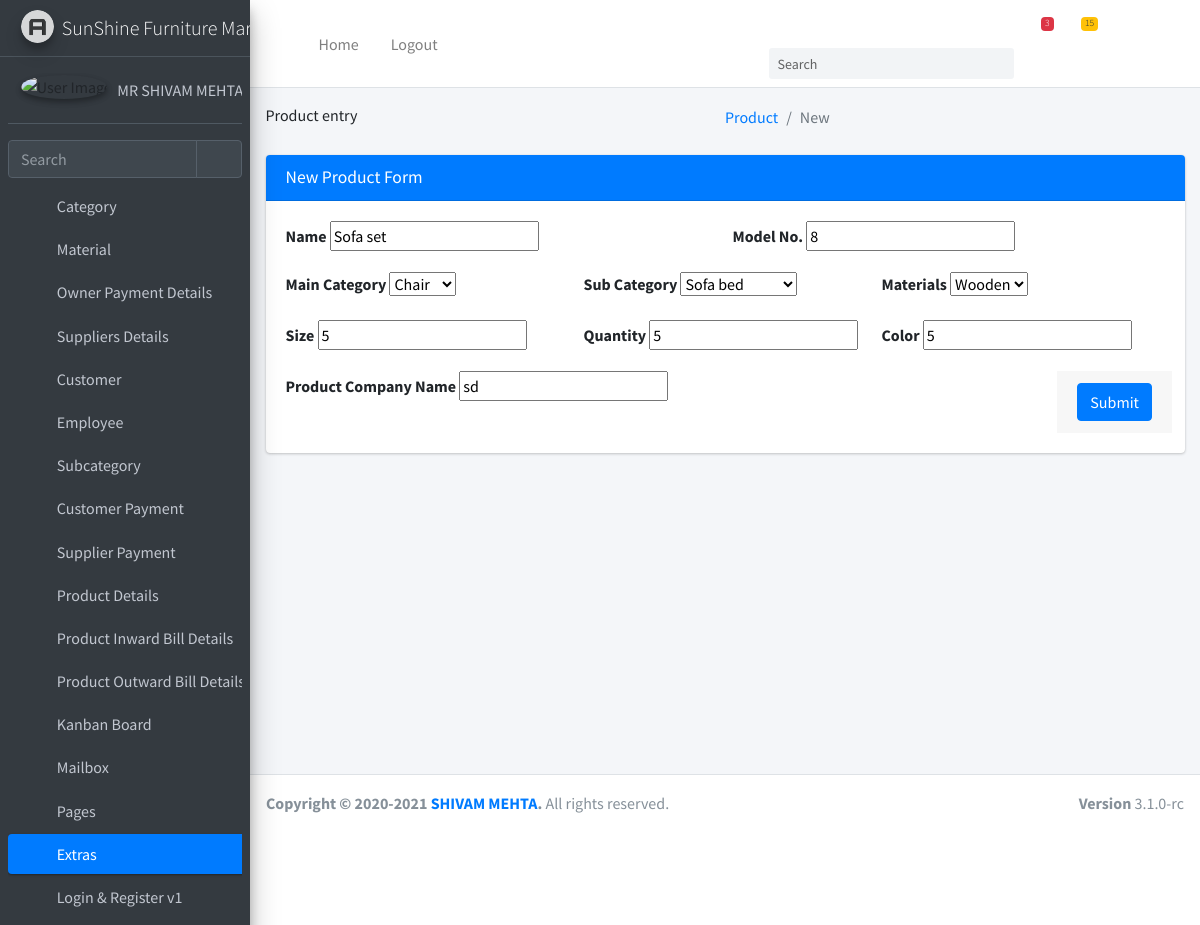
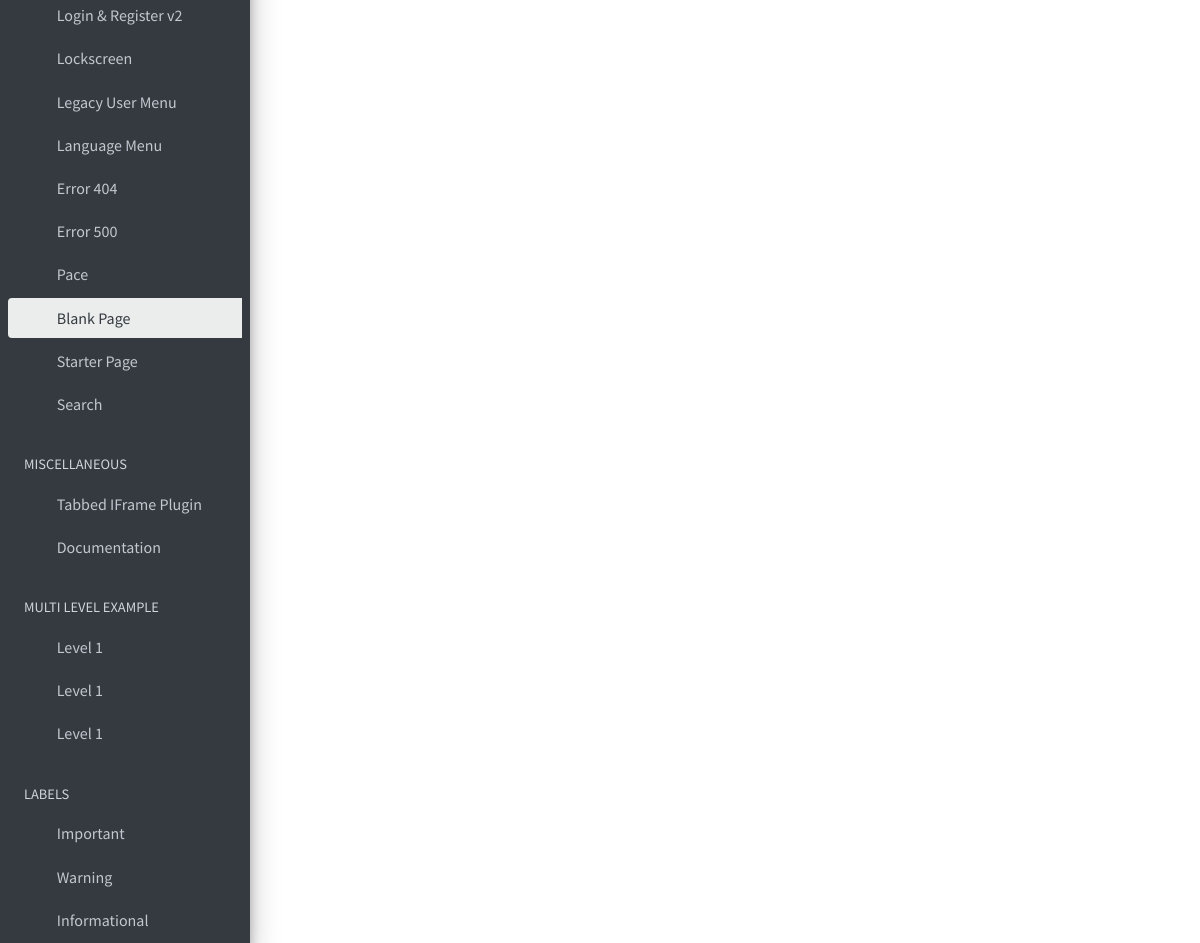
/product/update/5, run on the app's committed database (2 pictures, top to bottom).
### product/models.py (models this page shows, shortened)
class product(models.Model):
    name=models.CharField(max_length=100)
    serno=models.CharField(max_length=100)
    maincategory=models.ForeignKey(category,on_delete=models.CASCADE,related_name='category')
    size=models.CharField(max_length=100)
    color=models.CharField(max_length=100)
    qun=models.CharField(max_length=100)
    companyname=models.CharField(max_length=100)
    materials=models.ForeignKey(material,on_delete=models.CASCADE,related_name='material')
    subcategory=models.ForeignKey(subcategory,on_delete=models.CASCADE,related_name='subcategory')

### product/views.py (the view)
# urls.py: path("update/<int:pk>", Updateproduct.as_view(), name="product-update"),
class Updateproduct(UpdateView):
    model = product
    fields = '__all__'

### category/models.py (called while the page is built)
    def __str__(self):
        return f"{self.name}"

### material/models.py (called while the page is built)
    def __str__(self):
        return f"{self.name}"

### subcategory/models.py (called while the page is built)
    def __str__(self):
        return f"{self.name}"

### product/templates/product/product_form.html (shortened to what this page needs)
{% extends "users/layout.html" %}
{% load static %}
{% load crispy_forms_field %}
{% block extra_css %}
  <link rel="stylesheet" href="{% static 'plugins/summernote/summernote-bs4.min.css'%}">
{% endblock %}
{% block header_title %}Product entry{% endblock %}
{% block breadcrumb %}
    <ol class="breadcrumb float-sm-right">
              <li class="breadcrumb-item"><a href="#">Product</a></li>
              <li class="breadcrumb-item active">New</li>
            </ol>
{% endblock %}
{% block body%}
    <section class="content">
      <div class="container-fluid">
        <div class="row">
          <div class="col-md-12">
            <div class="card card-primary">
              <div class="card-header">
                <h3 class="card-title">New Product Form </h3>
              </div>
              <form id="quickForm" method="post">
                <div class="card-body">
                <div class="row">
                <div class="col">
                  <div class="form-group">
                    <label for="name">Name </label>
                    {% crispy_field form.name  %}
                  </div></div>
                <div class="col">
                <div class="form-group">
                    <label for="name">Model No. </label>
                    {% crispy_field form.serno  %}
                </div></div></div>
                <div class="row">
                <div class="col">
                    <div class="form-group">
                    <label for="name">Main Category </label>
                    {% crispy_field form.maincategory  %}
                    </div></div>
                <div class="col">
                <div class="form-group">
                    <label for="name">Sub Category </label>
                    {% crispy_field form.subcategory  %}
                </div></div>
                <div class="col">
                <div class="form-group">
                    <label for="name">Materials </label>
                    {% crispy_field form.materials  %}
                </div></div></div>
                <div class="row">
                <div class="col">
                  <div class="form-group">
                    <label for="description">Size </label>
                    {% crispy_field form.size %}
                  </div></div>
                <div class="col">
                <div class="form-group">
                    <label for="name">Quantity </label>
                    {% crispy_field form.qun  %}
                </div></div>
                <div class="col">
                    <div class="form-group">
                    <label for="name">Color </label>
                    {% crispy_field form.color  %}
                    </div></div>
                <div class="col">
                <div class="form-group">
                    <label for="name">Product Company Name </label>
                    {% crispy_field form.companyname  %}
                  </div>
                </div>
                <div class="card-footer">
                  <button type="submit" class="btn btn-primary">Submit</button>
                </div>
              </form>
            </div>
            </div>
        </div>
      </div>
    </section>
{% endblock %}

### data on the page
product: name "Sofa set", serno "8", maincategory "Chair", subcategory "Sofa bed", materials "Wooden", size "5", qun "5", color "5", companyname "sd"
